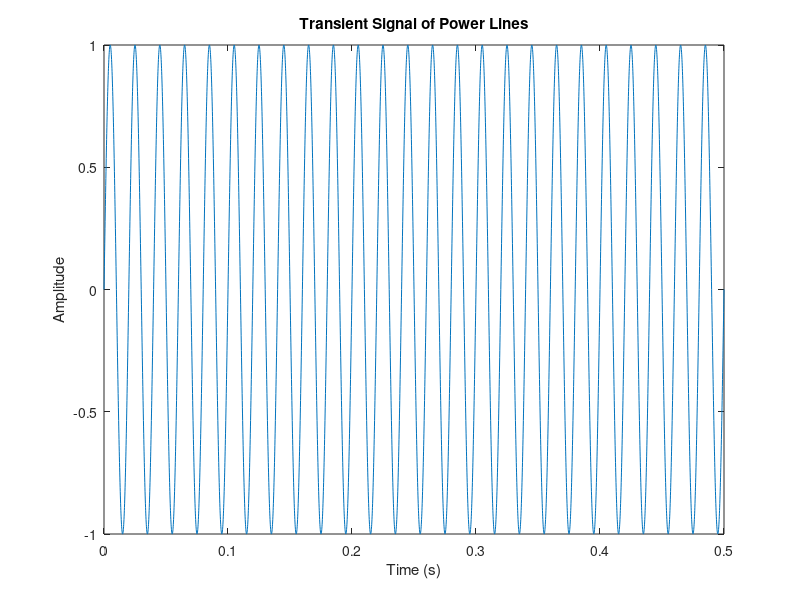

The MATLAB script that drew this image:
clc
clear all
close all

# x(t) = A * sin(ωt + φ) * e^(-α * t)

% Parameters
sampling_rate = 10000;   % Sampling rate (samples per second)
phi = pi/4;      % Phase angle (in radians)

A = 1;           % Amplitude of the transient
alpha = 0.001;     % Decay coefficient
duration = 1;    % Duration of the signal in seconds

frequency = 50;  % frequency (in Hz)
omega = 2*pi*frequency;      % Angular frequency


% Generate time axis
t = 0 : 1/sampling_rate : duration/2;
t = 0 : 1/sampling_rate : duration/2;

% Generate transient signal
transient_signal = A * exp(-alpha * t) .* sin(omega*t + 0);

% Plot the transient signal
plot(t, transient_signal);
xlabel('Time (s)');
ylabel('Amplitude');
title('Transient Signal of Power Lines');
